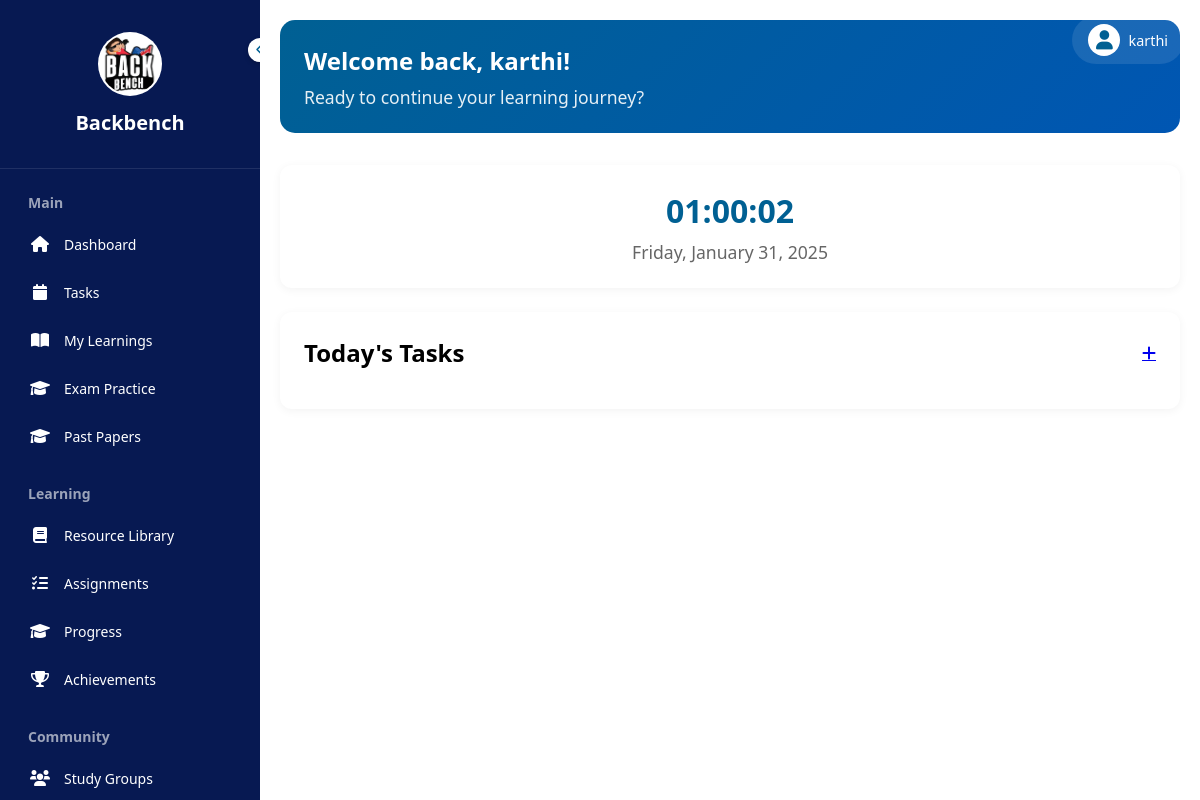
/dashboard (signed in), run on an earlier commit of the app's database.
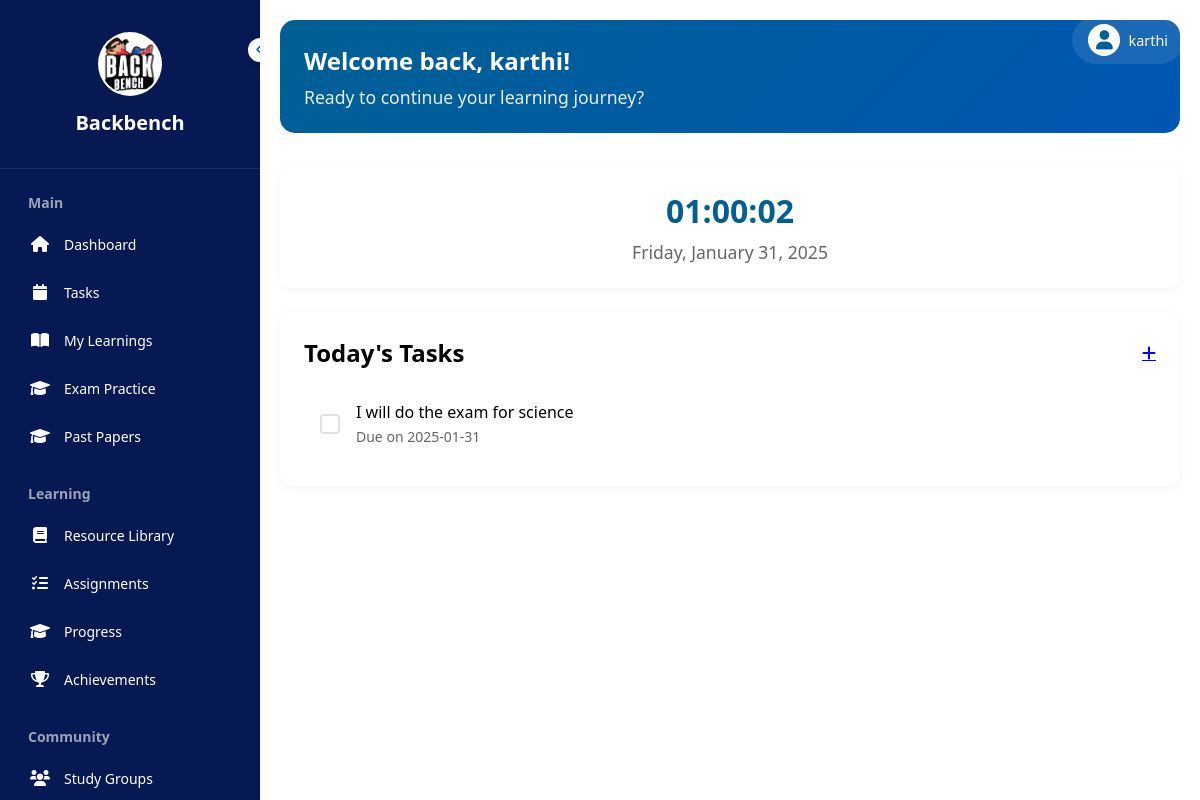
And on a later commit of the database.
### app.py (models this page shows)
class ToDo(db.Model):
    id = db.Column(db.Integer, primary_key=True)
    task = db.Column(db.String(200), nullable=False)
    date = db.Column(db.Date, nullable=False)
    user_id = db.Column(db.Integer, db.ForeignKey('user.id'), nullable=False)

### app.py (the view)
@app.route("/dashboard")
@login_required
def dashboard():
    today = datetime.now().date()
    tomorrow = today + timedelta(days=1)
    todos = ToDo.query.filter(
        ToDo.user_id == current_user.id,
        ToDo.date.in_([today, tomorrow])  # Filter for today and tomorrow
    ).order_by(ToDo.date.asc()).all()
    print(todos)
    user_class = current_user.student_class
    print(user_class)
    exams = db.session.query(Exam).join(ExamMapping).filter(ExamMapping.class_name == user_class).all()
    learnings = db.session.query(Learning).join(LearningsMapping).filter(LearningsMapping.class_name == user_class).all()
    return render_template("dashboard.html", exams=exams, attempts=attempts, learnings=learnings, todos=todos)

### app.py (called while the page is built)
@login_manager.user_loader
def load_user(user_id):
    return User.query.get(int(user_id))

### templates/dashboard.html (shortened to what the changed rows need)
<!DOCTYPE html>
<html lang="en">
<head>
    <link href="https://cdnjs.cloudflare.com/ajax/libs/font-awesome/6.0.0/css/all.min.css" rel="stylesheet">
</head>
<body>
    <div class="sidebar" id="sidebar">
        <div class="logo-container">
            <h2>Backbench</h2>
        </div>
    </div>
    <div class="main-content" id="main-content">
        <div class="welcome-section">
            <div class="welcome-content">
                <h1>Welcome back, {{ current_user.username }}! </h1>
            </div>
        </div>
            <div class="tasks-widget">
                <div class="tasks-header">
                    <h2>Today's Tasks</h2>
                </div>
                <ul class="task-list">
                  {% for todo in todos %}
                    <li class="task-item">
                        <div class="task-checkbox"></div>
                        <div class="task-content">
                            <div class="task-title">{{ todo.task }}</div>
                            <div class="task-time">Due on {{ todo.date }}</div>
                        </div>
                    </li>
                     {% endfor %}
                </ul>
            </div>
        </div>
</body>
</html>

What changed in the data, as far as the page shows it:
now on this page (row edited): ToDo: task "I will do the exam for science", date "2025-01-31"
